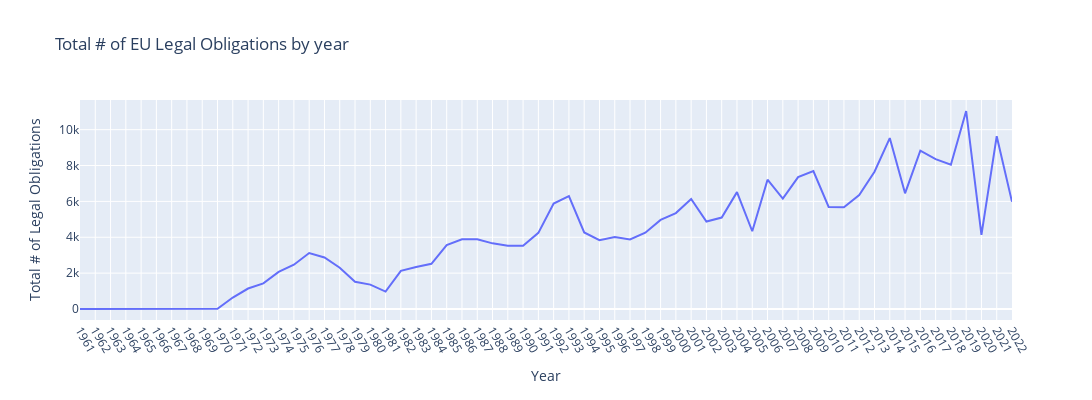

Here is the notebook cell this chart was saved with:
### Markdown cell above
plot and save graph which measures mean strictness over the years (regardless of other criteria):

### Code cell
plot_line_graph(avg_reg_count_by_year_noform, xcol=time_column, ycol=metric_col, w=1200, h=400, labels={
                     "year": "Year",
                     "date" : "Day",
                     "avg_reg_count" : "Mean # of Legal Obligations",
                     "total_reg_count" : "Total # of Legal Obligations"
                 }, title="# of EU Legal Obligations by {}".format(time_column), filepath="generated-files/{}_legal_obligations_by_{}.png".format(strictness_metric, time_column))

### Figure 1 — Plotly figure (JSON) as saved in the notebook; plotly's stock layout.template omitted (floating-point values rounded to 4 significant figures)
{"data": [{"hovertemplate": "Year=%{x}<br>Total # of Legal Obligations=%{y}<extra></extra>", "legendgroup": "", "line": {"color": "#636efa", "dash": "solid"}, "marker": {"symbol": "circle"}, "mode": "lines", "name": "", "orientation": "v", "showlegend": false, "type": "scatter", "x": [1961, 1970, 1971, 1972, 1973, 1974, 1975, 1976, 1977, 1978, 1979, 1980, 1981, 1982, 1983, 1984, 1985, 1986, 1987, 1988, 1989, 1990, 1991, 1992, 1993, 1994, 1995, 1996, 1997, 1998, 1999, 2000, 2001, 2002, 2003, 2004, 2005, 2006, 2007, 2008, 2009, 2010, 2011, 2012, 2013, 2014, 2015, 2016, 2017, 2018, 2019, 2020, 2021, 2022], "xaxis": "x", "y": [0, 11, 639, 1142, 1428, 2067, 2468, 3120, 2870, 2302, 1521, 1359, 970, 2128, 2345, 2518, 3567, 3886, 3891, 3661, 3522, 3530, 4246, 5884, 6296, 4270, 3834, 4019, 3882, 4252, 4966, 5349, 6132, 4876, 5100, 6517, 4335, 7212, 6159, 7356, 7692, 5688, 5676, 6358, 7657, 9531, 6450, 8834, 8360, 8045, 11041, 4137, 9637, 5976], "yaxis": "y"}], "layout": {"height": 400, "legend": {"tracegroupgap": 0}, "title": {"text": "Total # of EU Legal Obligations by year"}, "width": 1200, "xaxis": {"anchor": "y", "autorange": true, "domain": [0, 1], "range": [1961, 2022], "tickangle": 60, "tickmode": "linear", "title": {"text": "Year"}, "type": "linear"}, "yaxis": {"anchor": "x", "autorange": true, "domain": [0, 1], "range": [-613.4, 11650.0], "title": {"text": "Total # of Legal Obligations"}, "type": "linear"}}}
